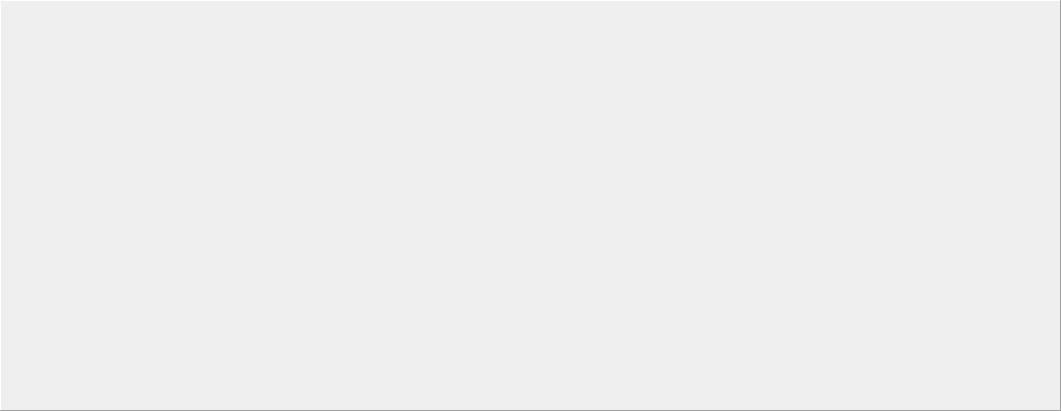
  <widget class="QFrame" name="scopeFrame">
   <property name="geometry">
    <rect>
     <x>10</x>
     <y>10</y>
     <width>1061</width>
     <height>411</height>
    </rect>
   </property>
   <property name="frameShape">
    <enum>QFrame::Panel</enum>
   </property>
   <property name="frameShadow">
    <enum>QFrame::Raised</enum>
   </property>
   <widget class="AWLScopePlot" name="channel5PlotFrame">
    <property name="geometry">
     <rect>
      <x>140</x>
      <y>10</y>
      <width>250</width>
      <height>175</height>
     </rect>
    </property>
    <property name="font">
     <font>
      <pointsize>-1</pointsize>
     </font>
    </property>
    <property name="styleSheet">
     <string notr="true">QWidget
{
font-size: 9px;
}</string>
    </property>
   </widget>
   <widget class="AWLScopePlot" name="channel3PlotFrame">
    <property name="geometry">
     <rect>
      <x>530</x>
      <y>230</y>
      <width>250</width>
      <height>175</height>
     </rect>
    </property>
    <property name="font">
     <font>
      <pointsize>-1</pointsize>
     </font>
    </property>
    <property name="styleSheet">
     <string notr="true">QWidget
{
font-size: 9px;
}</string>
    </property>
    <property name="frameShape">
     <enum>QFrame::NoFrame</enum>
    </property>
   </widget>
   <widget class="AWLScopePlot" name="channel4PlotFrame">
    <property name="geometry">
     <rect>
      <x>790</x>
      <y>230</y>
      <width>250</width>
      <height>175</height>
     </rect>
    </property>
    <property name="font">
     <font>
      <pointsize>-1</pointsize>
     </font>
    </property>
    <property name="styleSheet">
     <string notr="true">QWidget
{
font-size: 9px;
}</string>
    </property>
   </widget>
   <widget class="AWLScopePlot" name="channel6PlotFrame">
    <property name="geometry">
     <rect>
      <x>400</x>
      <y>10</y>
      <width>250</width>
      <height>175</height>
     </rect>
    </property>
    <property name="font">
     <font>
      <pointsize>-1</pointsize>
     </font>
    </property>
    <property name="styleSheet">
     <string notr="true">QWidget
{
font-size: 9px;
}</string>
    </property>
   </widget>
   <widget class="AWLScopePlot" name="channel7PlotFrame">
    <property name="geometry">
     <rect>
      <x>660</x>
      <y>10</y>
      <width>250</width>
      <height>175</height>
     </rect>
    </property>
    <property name="font">
     <font>
      <pointsize>-1</pointsize>
     </font>
    </property>
    <property name="styleSheet">
     <string notr="true">QWidget
{
font-size: 9px;
}</string>
    </property>
   </widget>
   <widget class="AWLScopePlot" name="channel1PlotFrame">
    <property name="geometry">
     <rect>
      <x>10</x>
      <y>230</y>
      <width>250</width>
      <height>175</height>
     </rect>
    </property>
    <property name="font">
     <font>
      <pointsize>-1</pointsize>
     </font>
    </property>
    <property name="styleSheet">
     <string notr="true">QWidget
{
font-size: 9px;
}</string>
    </property>
   </widget>
   <widget class="AWLScopePlot" name="channel2PlotFrame">
    <property name="geometry">
     <rect>
      <x>270</x>
      <y>230</y>
      <width>250</width>
      <height>175</height>
     </rect>
    </property>
    <property name="font">
     <font>
      <pointsize>-1</pointsize>
     </font>
    </property>
    <property name="styleSheet">
     <string notr="true">QWidget
{
font-size: 9px;
}</string>
    </property>
   </widget>
  </widget>
